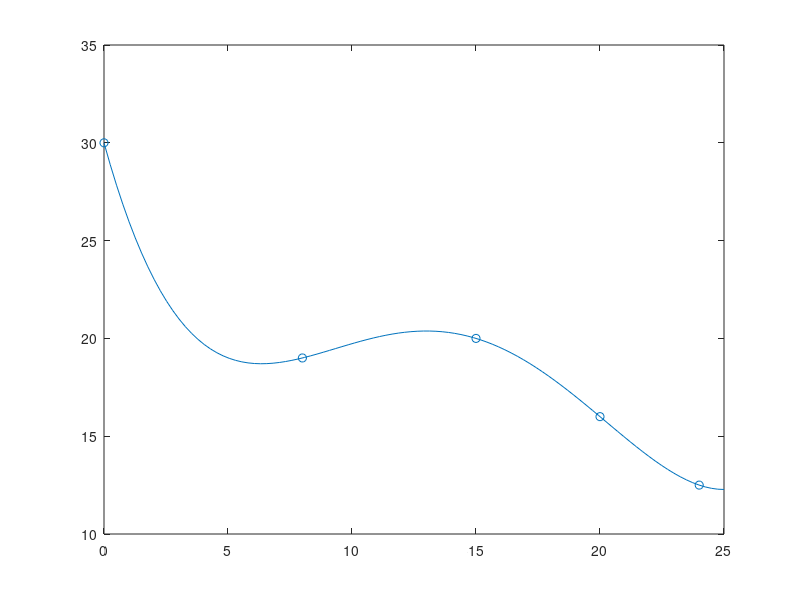
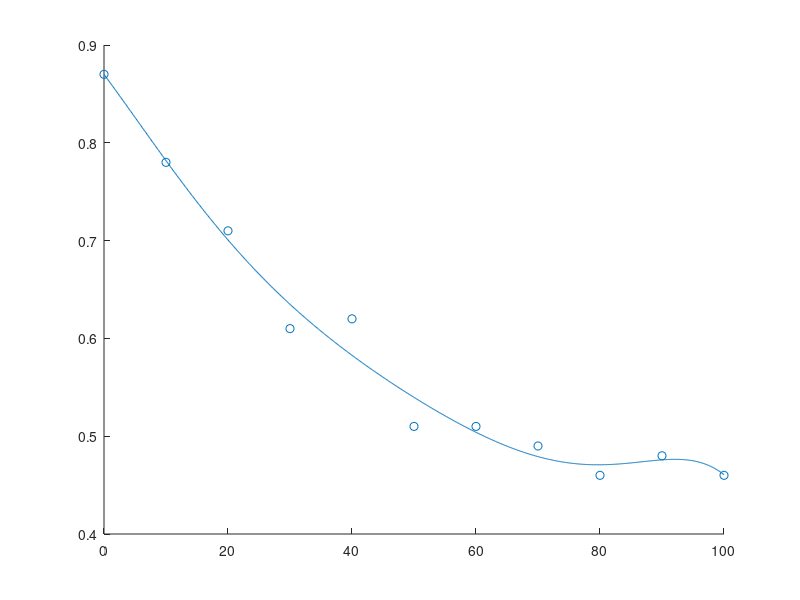

Reproduce these figures in MATLAB, in order. (Note: this script raises an error after producing the figures.)
%% Init
clc
clear

%% The gud stuf

Xn = [0 8 15 20  24];
Yn = [30 19 20 16 12.5];
Xe = 25;

papa_matrice = inv([
                [numel(Xn) sum(Xn) sum(Xn.^2) sum(Xn.^3) sum(Xn.^4)];
                [sum(Xn.^1) sum(Xn.^2) sum(Xn.^3) sum(Xn.^4) sum(Xn.^5)];
                [sum(Xn.^2) sum(Xn.^3) sum(Xn.^4) sum(Xn.^5) sum(Xn.^6)];
                [sum(Xn.^3) sum(Xn.^4) sum(Xn.^5) sum(Xn.^6) sum(Xn.^7)];
                [sum(Xn.^4) sum(Xn.^5) sum(Xn.^6) sum(Xn.^7) sum(Xn.^8)]
               ]);
matrice_y = [sum(Yn); sum(Yn.*Xn); sum(Yn.*Xn.^2); sum(Yn.*Xn.^3); sum(Yn.*Xn.^4)];

a = papa_matrice * matrice_y;

X = linspace(0,25);
glissade = a(1) + a(2).*X.^1 + a(3).*X.^2 + a(4).*X.^3 + a(5).*X.^4; 
He = a(1) + a(2)*Xe^1 + a(3)*Xe^2 + a(4)*Xe^3 + a(5)*Xe^4;

derive = a(2)*Xe^0 + 2*a(3)*Xe^1 + 3*a(4)*Xe^2 + 4*a(5)*Xe^3;
%% Plotting
figure
plot(X,glissade)
hold on 
scatter(Xn,Yn)

%% Friction less cum speed
masse = 80;
g = 9.8;
Loss_pot_energy = masse*g*(30-He);

friction_less_speed = sqrt(2*Loss_pot_energy/masse);

%% Valve

Ouverture = [0 10 20 30 40 50 60 70 80 90 100];
Coefficient = [0.87 0.78 0.71 0.61 0.62 0.51 0.51 0.49 0.46 0.48 0.46];

phi = [ones(1,numel(Ouverture)); Ouverture; Ouverture.^2; Ouverture.^3; Ouverture.^4; Ouverture.^5; Ouverture.^6; Ouverture.^7]';
A = inv(phi' * phi) * phi' * Coefficient';

XPlotty = linspace(0,100,1000);
McPlotty = A(1).*XPlotty.^0 + A(2).*XPlotty.^1 + A(3).*XPlotty.^2 + A(4).*XPlotty.^3 + A(5).*XPlotty.^4 + A(6).*XPlotty.^5 + A(7).*XPlotty.^6 + A(8).*XPlotty.^7;


figure
hold on
scatter(Ouverture,Coefficient)
plot(XPlotty,McPlotty)

values = A(1).*Ouverture.^0 + A(2).*Ouverture.^1 + A(3).*Ouverture.^2 + A(4).*Ouverture.^3 + A(5).*Ouverture.^4 + A(6).*Ouverture.^5 + A(7).*Ouverture.^6 + A(8).*Ouverture.^7;
RMS = sqrt(1/numel(McPlotty)*sum((values-Coefficient).^2));

OP = XPlotty(find(abs(McPlotty-target_coeff) < 0.0003));
%% Finding coefficent

target_speed = 22.5/3.6;
Friction_work = masse*g*(He-30) + 0.5*masse*(target_speed^2-0);
target_coeff = -Friction_work/(masse*g*(Xe-0));

%% Speed per distance
m = 80;
g = 9.8;
x = linspace(0,25);

v = 3.6.*sqrt(2*(m.*g.*(30 - glissade) -target_coeff.*m.*g.*x)./m);
%v = 3.6.*sqrt(2*(m.*g.*(30 - glissade))/m);

figure
hold on
plot(x,glissade)
plot(x,v)
legend("glissade","vitesse (km/h)")

max_speed = max(v);

%% Timer for plastic collision

v_plastic = (m*v(100)/3.6 - 8)/(m+8);
t_plastic = 3/v_plastic;


%% Timer for elastic collision
e = 0.8;
v2 = -1;
Q_final = e*(v(100)/3.6 + 1);

v_elastic = -(Q_final*8 -80*v(100)/3.6 + 8)/(88);
t_elastic = 3/v_elastic;

%% Timer 

timer = (t_elastic + t_plastic)/2;
